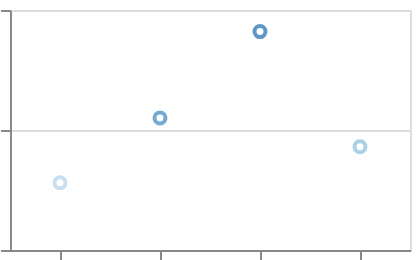

Vega-Lite specification stored for this chart:
### Vega-Lite specification from a JSON file in a GitHub repository (floating-point values rounded to 4 significant figures)
{"$schema": "https://vega.github.io/schema/vega-lite/v6.json", "width": 200, "height": 120, "padding": 5, "autosize": "none", "data": {"values": [{"c": "alpha", "v": 28, "w": 3}, {"c": "beta", "v": 55, "w": 7}, {"c": "gamma", "v": 43, "w": 5}, {"c": "delta", "v": 91, "w": 9}]}, "mark": "point", "encoding": {"x": {"field": "c", "type": "nominal"}, "y": {"field": "v", "type": "quantitative"}, "color": {"field": "w", "type": "quantitative", "scale": {"type": "quantile", "scheme": "blues"}}}}
